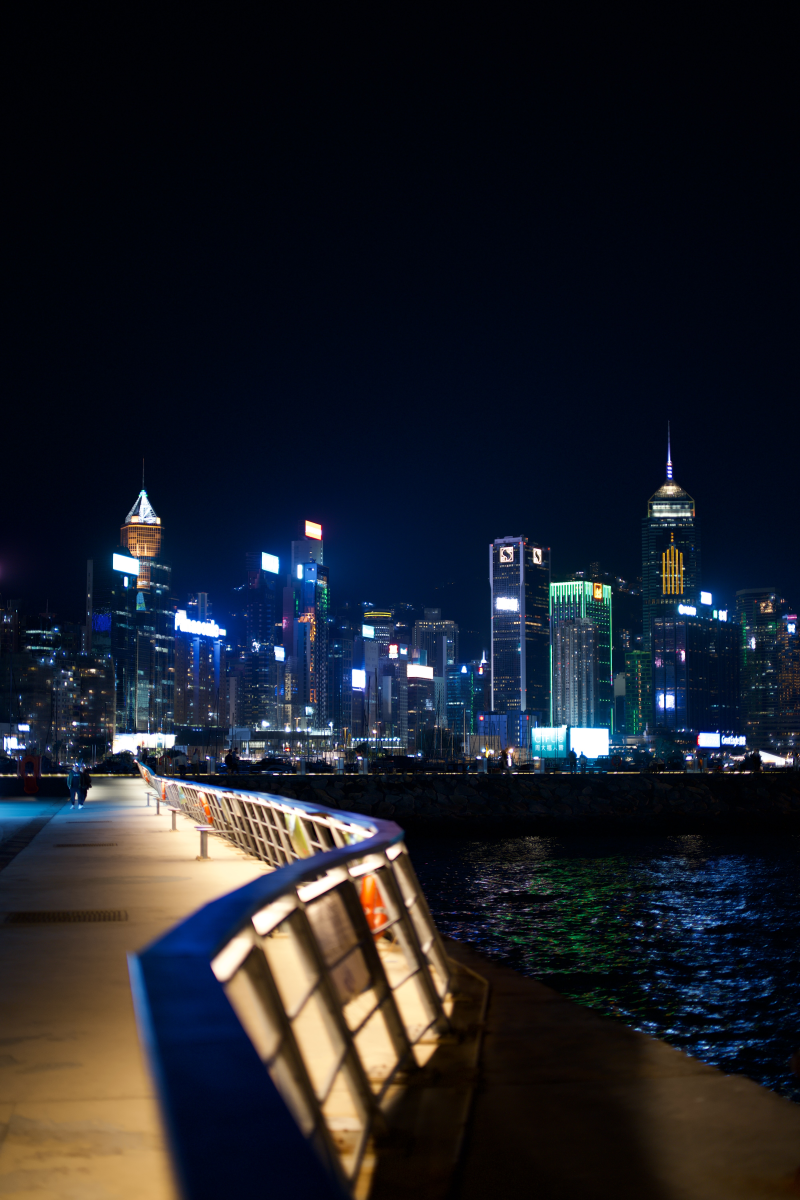
#> input picture img/interests/photography/DSC_0063.jpeg, 4000 x 6000 px (shown at 1/5 size); its folder holds 4 pictures in this run
$ python build_photo_metadata.py
#> lines starting #> are read from the running program, lines starting #| are printed output that depends on the picture
#!/usr/bin/env python3
"""Refresh machine-derived Photography metadata from embedded EXIF.

The live site consumes only ``data/photo-metadata.js``. This maintenance
utility scans the flat ``img/interests/photography/`` directory, refreshes
capture metadata, and preserves the human-maintained fields already stored in
the JavaScript data file. Filesystem timestamps are never used as photograph
capture dates.
"""

from __future__ import annotations

import argparse
import json
from datetime import datetime
from fractions import Fraction
from pathlib import Path

from PIL import ExifTags, Image


SUPPORTED = {".jpg", ".jpeg", ".png", ".webp"}
STYLE_KEYS = {"nature-landscape", "city-architecture", "night-atmosphere"}
DATA_HEADER = """// Photography metadata for gallery.html.
//
// USER EDITABLE:
// - location.en / location.zh
// - locationStatus / locationNote
// - styleTags / styleStatus
// - comment.en / comment.zh
// - pinnedOrder (positive integer to pin; null to leave in the archive)
//
// EXIF / MACHINE DERIVED (refresh with scripts/build_photo_metadata.py):
// - dateTaken / year / month / exifSource / rawCaptureTime
// - camera / lens / focalLength / aperture / shutter / iso / aspectRatio
//
// Style tags control Gallery filters only. They never control file storage.
"""


def ratio_text(value, suffix=""):
    if value in (None, ""):
        return ""
    number = float(value)
    if number.is_integer():
        return f"{int(number)}{suffix}"
    return f"{number:.1f}".rstrip("0").rstrip(".") + suffix


def shutter_text(value):
    if value in (None, ""):
        return ""
    number = float(value)
    if number <= 0:
        return ""
    if number >= 1:
        return ratio_text(number, " s")
    fraction = Fraction(number).limit_denominator(8000)
    return f"{fraction.numerator}/{fraction.denominator} s"


def camera_text(make, model):
    make = str(make or "").strip()
    model = str(model or "").strip()
    if not model:
        return make
    if make and model.upper().startswith(make.split()[0].upper()):
        return model
    return " ".join(part for part in (make, model) if part)


def capture_datetime(ifd0, exif_ifd):
    # Genuine embedded photographic timestamps only; never use Path.stat().
    for key, source, label in (
        (36867, exif_ifd, "DateTimeOriginal"),
        (36868, exif_ifd, "DateTimeDigitized"),
        (306, ifd0, "DateTime"),
    ):
        raw = source.get(key)
        if not raw:
            continue
        try:
            captured = datetime.strptime(str(raw).strip(), "%Y:%m:%d %H:%M:%S")
            return captured, str(raw).strip(), label
        except ValueError:
            continue
    return None, "", ""


def load_existing(path):
    if not path.exists():
        return {}
    try:
        text = path.read_text(encoding="utf-8")
        payload = text.split("=", 1)[1].rsplit(";", 1)[0]
        records = json.loads(payload)
        return {item["file"]: item for item in records}
    except (IndexError, KeyError, TypeError, ValueError, json.JSONDecodeError):
        print("Warning: existing manual metadata could not be read.")
        return {}


def bilingual(value):
    if isinstance(value, dict):
        return {"en": str(value.get("en", "")), "zh": str(value.get("zh", ""))}
    if isinstance(value, str):
        return {"en": value, "zh": ""}
    return {"en": "", "zh": ""}


def extract(path, previous):
    with Image.open(path) as image:
#> image is the input picture: PIL image 4000x6000 RGB; mean R, G, B 29.4, 32.1, 40.3
        width, height = image.size
#> width = 4000; height = 6000
        ifd0 = image.getexif()
        exif_ifd = ifd0.get_ifd(ExifTags.IFD.Exif)
#> exif_ifd = 44 items

    captured, raw_captured, exif_source = capture_datetime(ifd0, exif_ifd)
#> the loop in capture_datetime, `for key, source, label in ( (36867, exif_ifd, "DateTimeOriginal"), (36..` made 1 pass
#> (key, label, raw) on pass 1: (36867, 'DateTimeOriginal', '2024:11:27 20:21:53')
#> raw_captured = '2024:11:27 20:21:53'; exif_source = 'DateTimeOriginal'
    previous_tags = previous.get("styleTags")
    if isinstance(previous_tags, list):
        style_tags = [tag for tag in previous_tags if tag in STYLE_KEYS]
    elif previous.get("category") in STYLE_KEYS:
        # One-time compatibility with the pre-flat metadata schema.
        style_tags = [previous["category"]]
    else:
        style_tags = []

    location = bilingual(previous.get("location"))
    comment = bilingual(previous.get("comment"))
    previous_pinned_order = previous.get("pinnedOrder")
    pinned_order = (
        previous_pinned_order
        if isinstance(previous_pinned_order, int)
        and not isinstance(previous_pinned_order, bool)
        and previous_pinned_order > 0
        else None
    )
    return {
        "file": path.name,
        "src": f"img/interests/photography/{path.name}",
        "dateTaken": captured.isoformat() if captured else "",
        "year": captured.year if captured else None,
        "month": captured.month if captured else None,
        "location": location,
        "locationStatus": str(previous.get("locationStatus", "unconfirmed")),
        "locationNote": str(previous.get("locationNote", "")),
        "styleTags": style_tags,
        "styleStatus": str(previous.get("styleStatus", "classified" if style_tags else "unclassified")),
        "pinnedOrder": pinned_order,
        "aspectRatio": round(width / height, 6) if height else None,
        "camera": camera_text(ifd0.get(271), ifd0.get(272)),
        "lens": str(exif_ifd.get(42036, "")).strip(),
        "focalLength": ratio_text(exif_ifd.get(37386), " mm"),
        "aperture": f"f/{ratio_text(exif_ifd.get(33437))}" if exif_ifd.get(33437) else "",
        "shutter": shutter_text(exif_ifd.get(33434)),
        "iso": str(exif_ifd.get(34855, "")).strip(),
        "comment": comment,
        "exifSource": exif_source,
        "rawCaptureTime": raw_captured,
    }


def main():
    parser = argparse.ArgumentParser()
    project_root = Path(__file__).resolve().parents[1]
    parser.add_argument(
        "photo_root",
        nargs="?",
        type=Path,
        default=project_root / "img/interests/photography",
    )
    parser.add_argument(
        "output",
        nargs="?",
        type=Path,
        default=project_root / "data/photo-metadata.js",
    )
    args = parser.parse_args()

    nested = [path for path in args.photo_root.rglob("*") if path.is_file() and path.parent != args.photo_root and path.suffix.lower() in SUPPORTED]
    if nested:
        raise SystemExit("Photography storage is not flat; move images into the Photography root before refreshing metadata.")

    existing = load_existing(args.output)
    paths = sorted(
        path for path in args.photo_root.iterdir()
        if path.is_file() and path.suffix.lower() in SUPPORTED
    )
    if len({path.name for path in paths}) != len(paths):
        raise SystemExit("Duplicate Photography filenames detected; metadata was not written.")

    records = [extract(path, existing.get(path.name, {})) for path in paths]
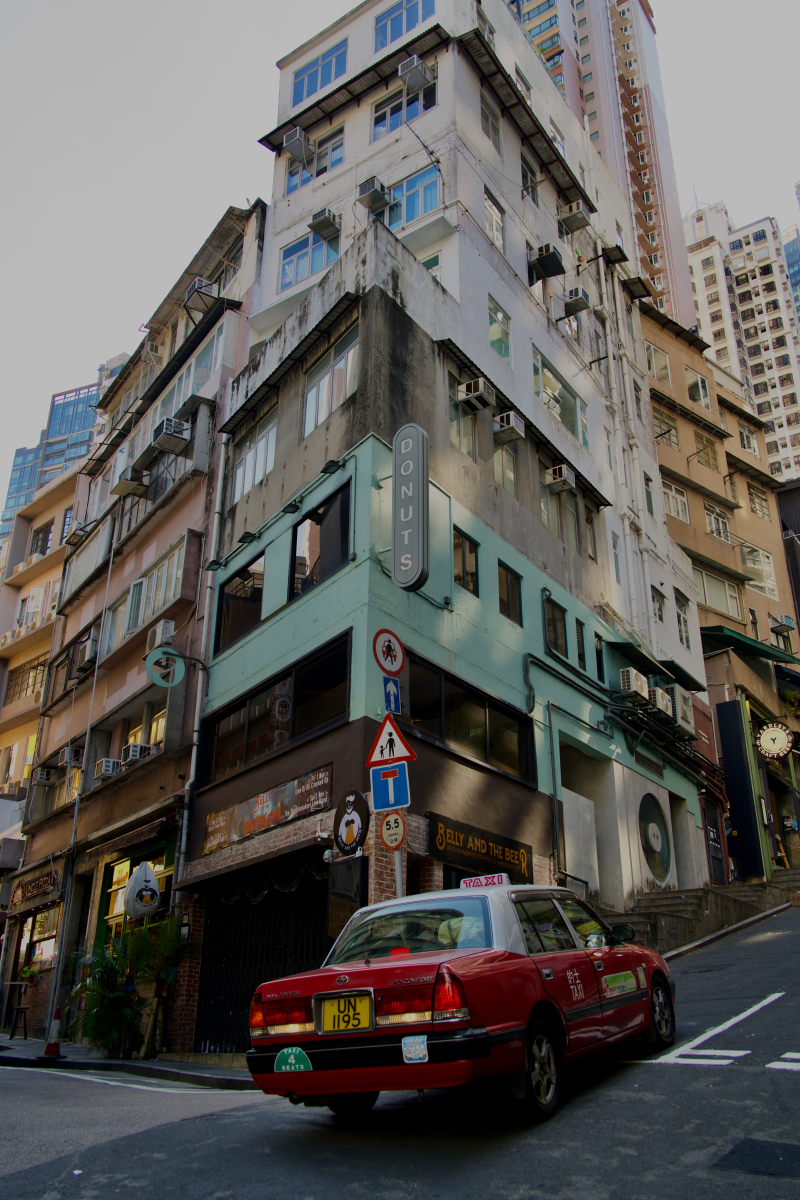
#> input picture img/interests/photography/DSC_0105.jpeg, 4000 x 6000 px (shown at 1/5 size)
#> in extract, image is the input picture: PIL image 4000x6000 RGB; mean R, G, B 92.6, 90.2, 86.8
#> the loop in capture_datetime (call 2), `for key, source, label in ( (36867, exif_ifd, "DateTimeOriginal"), (36..` made 1 pass
#> (key, label, raw) on pass 1: (36867, 'DateTimeOriginal', '2024:12:01 13:21:14')
#> in extract (call 2), `captured, raw_captured, exif_source = capture_datetime(ifd0, exif_ifd)`: raw_captured = '2024:12:01 13:21:14'
#> in extract (call 2), `location = bilingual(previous.get("location"))`: location = {'en': '', 'zh': ''}
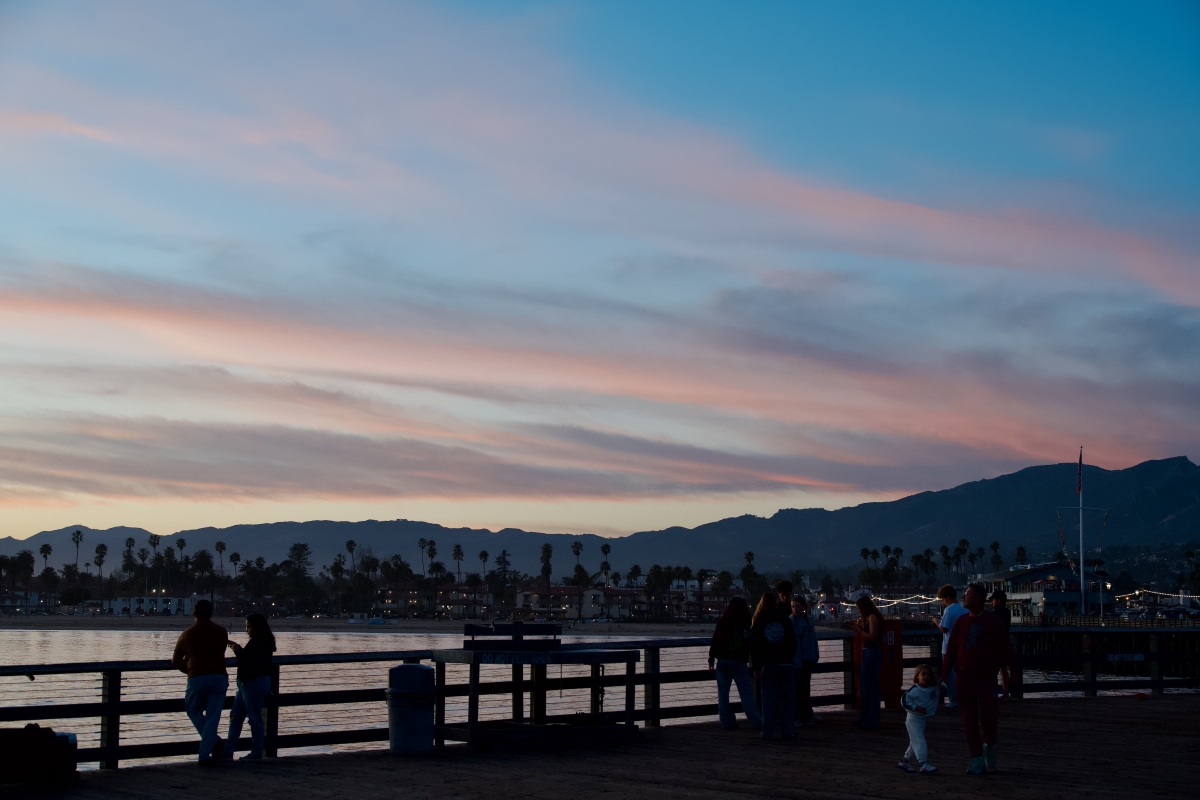
#> input picture img/interests/photography/DSC_1098.jpeg, 6000 x 4000 px (shown at 1/5 size)
#> in extract, image is the input picture: PIL image 6000x4000 RGB; mean R, G, B 97.3, 108, 120.5
#> in extract (call 3), `captured, raw_captured, exif_source = capture_datetime(ifd0, exif_ifd)`: raw_captured = '2025:02:23 09:57:49'
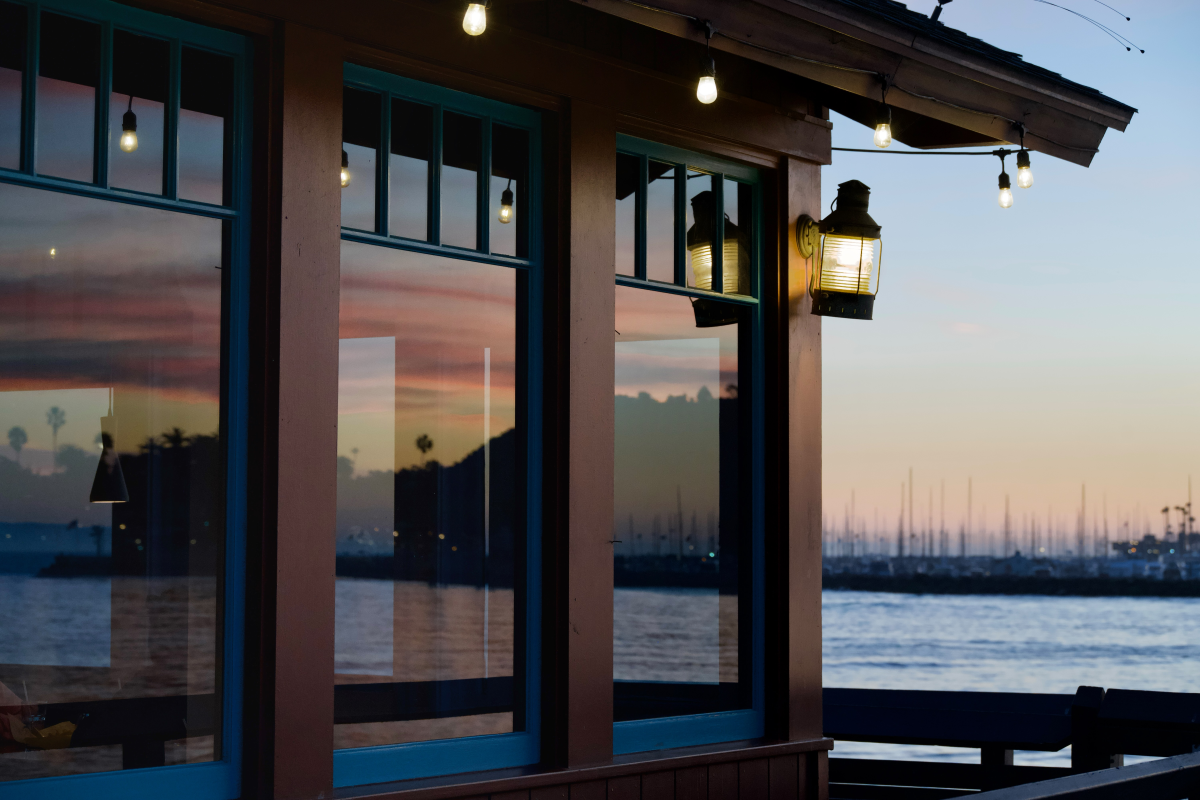
#> input picture img/interests/photography/DSC_1101.jpeg, 6000 x 4000 px (shown at 1/5 size)
#> in extract, image is the input picture: PIL image 6000x4000 RGB; mean R, G, B 79.3, 78.5, 81
#> in extract (call 4), `exif_ifd = ifd0.get_ifd(ExifTags.IFD.Exif)`: exif_ifd = 43 items
#> in extract (call 4), `captured, raw_captured, exif_source = capture_datetime(ifd0, exif_ifd)`: raw_captured = '2025:02:23 10:00:57'
#> records = 4 items
    pinned_orders = [item["pinnedOrder"] for item in records if item["pinnedOrder"] is not None]
#> pinned_orders = []
    if len(pinned_orders) != len(set(pinned_orders)):
        raise SystemExit("Duplicate pinnedOrder values detected; metadata was not written.")
    payload = json.dumps(records, ensure_ascii=False, indent=2)
    args.output.parent.mkdir(parents=True, exist_ok=True)
    args.output.write_text(
        DATA_HEADER + f"window.PHOTO_METADATA = {payload};\n",
        encoding="utf-8",
    )

    readable = sum(bool(item["dateTaken"] or item["camera"] or item["lens"]) for item in records)
#> readable = 4
    print(f"Wrote {len(records)} records; {readable} contain readable photographic EXIF.")
#| Wrote 4 records; 4 contain readable photographic EXIF.


if __name__ == "__main__":
    main()
